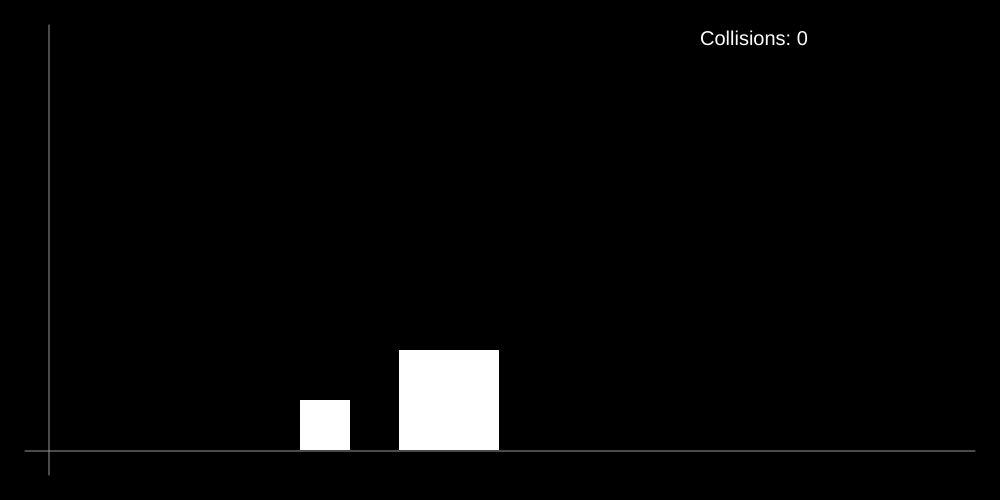
Frame 1 (no input)
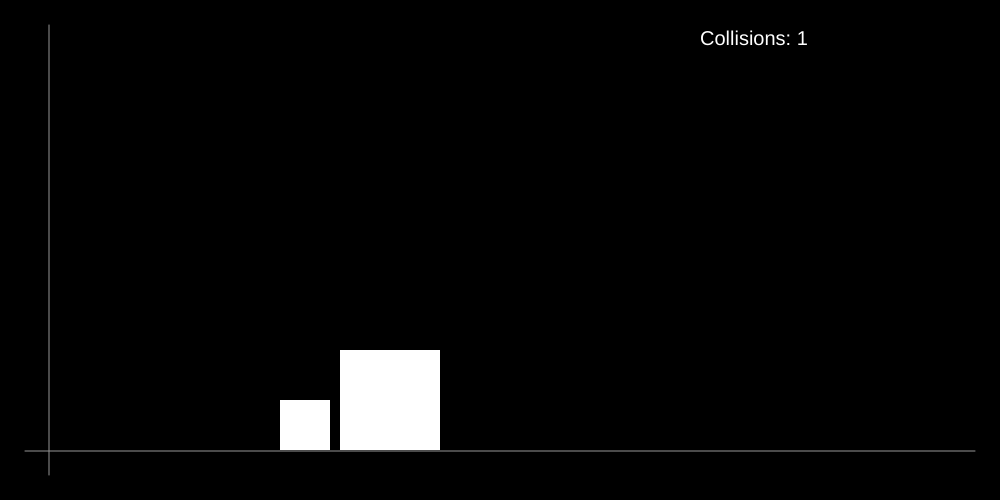
Frame 60 (no input)
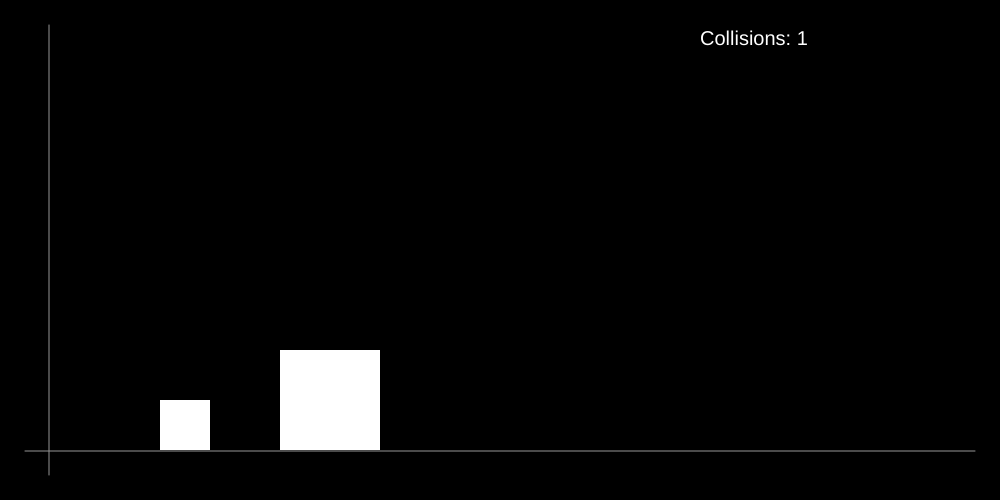
Frame 120 (the mouse pressed at the canvas centre since frame 60)

The p5.js sketch that drew these frames (run headless with seeded random() and noise() and a simulated clock; from frame 60 on, the mouse is pressed at the canvas centre):

// p5.js sketch
// ── sketch.js
let square1;
let square2;

let collisions = 0;
let digits = 10;
let iters = 10 ** (digits - 1);

function setup(){
    createCanvas(1000, 500);

    iters = min(10 ** 6, iters);

    square1 = new Square(new p5.Vector(250, 0), 0, 50, 1, -5);
    square2 = new Square(new p5.Vector(350, 0), -1, 100, 100 ** (digits-1), 45);
}

function draw(){
    background(0);
    drawAxis();

    for (let i = 0 ; i < iters ; i++) {
        if ( square1.checkCollision(square2) ) {
            collisions++;
        }
    
        square1.update();
        square2.update();
    }

    fill(255);
    textSize(20);
    text('Collisions: ' + str(collisions), width - 300, 45);
    
    translate(50, height-50);
    square1.draw();
    square2.draw();
}

function drawAxis(){
    push();
    stroke(150);
    translate(50, height-50);
    line(-25, 1, width - 75, 1);
    line(-1, 25, -1, 75 - height);
    pop();
}
// ── square.js
class Square {
    constructor(position, vel, size, mass, leftLim) {
        this.pos = position;
        this.size = size;

        this.mass = mass;
        this.vel = new p5.Vector(vel, 0);
        this.velConstrained = new p5.Vector(vel / iters, 0);

        this.leftLim = leftLim;
    }

    collideWith(square) {
        let v1 = (this.mass - square.mass) / (this.mass + square.mass) * this.vel.x + 2 * square.mass / (this.mass + square.mass) * square.vel.x;
        let v2 = 2 * this.mass / (this.mass + square.mass) * this.vel.x + (square.mass - this.mass) / (this.mass + square.mass) * square.vel.x;

        this.vel.x = v1;
        this.velConstrained.x = v1 / iters;

        square.vel.x = v2;
        square.velConstrained.x = v2 / iters;
    }

    collideWithWall() {
        this.vel.x = -this.vel.x;
        this.velConstrained.x = -this.velConstrained.x;  
    }

    checkCollision(square) {
        if ( this.pos.x + this.size >= square.pos.x ) {
            this.collideWith(square);

            return true;
        }
        if ( this.pos.x <= 0 ){
            this.collideWithWall();

            return true;
        }
        return false;
    }

    update() {
        this.pos.add(this.velConstrained);
    }

    draw() {
        push();
        translate(max(this.leftLim, this.pos.x), this.pos.y);
        fill(255);
        noStroke();
        rect(0, -this.size, this.size, this.size);
        pop();
    }
}
